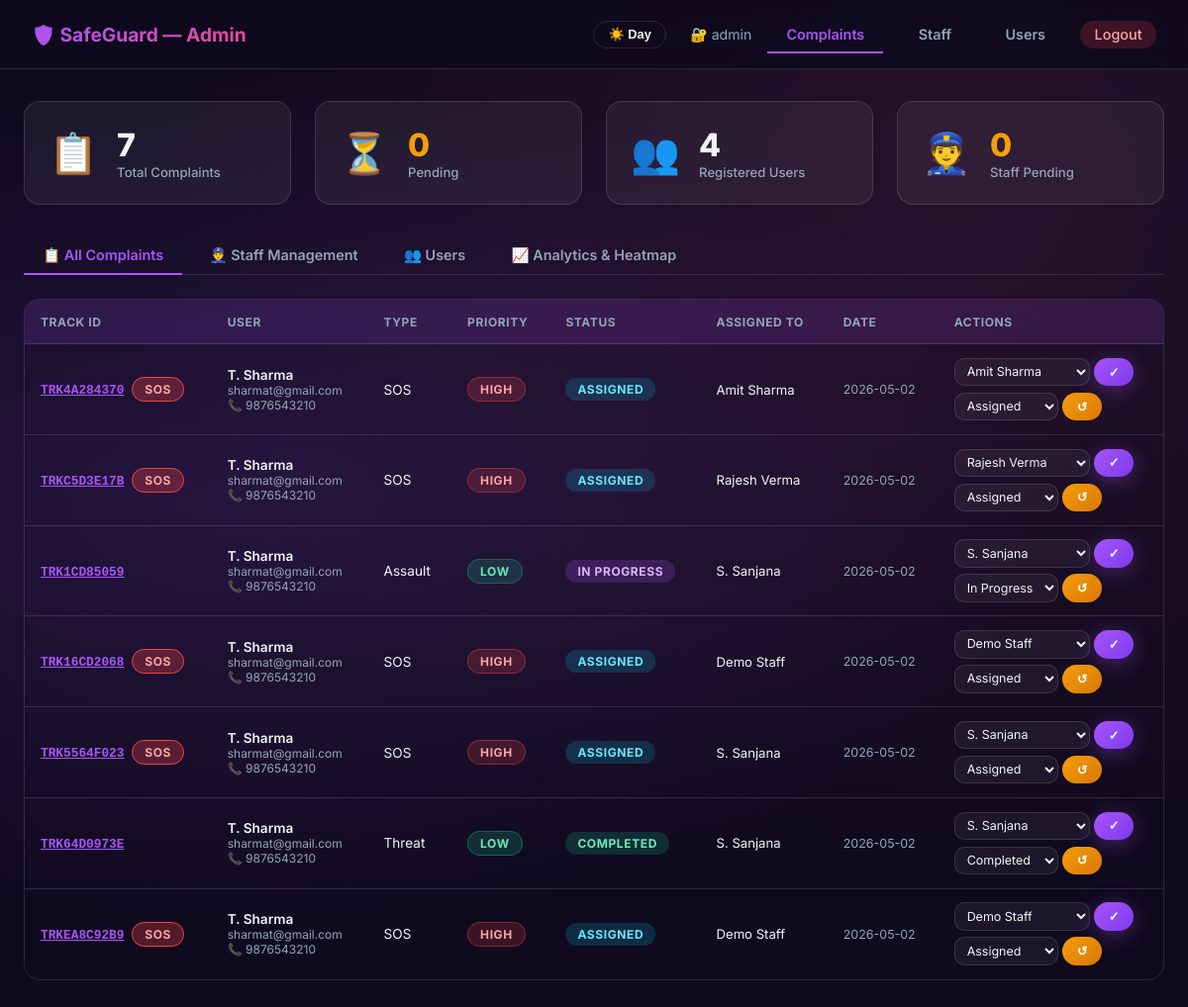
Screenshot of /dashboard/admin (signed in) with the database file from the repository.
### tables this page shows
CREATE TABLE complaints (
            id               INTEGER PRIMARY KEY AUTOINCREMENT,
            track_id         TEXT UNIQUE NOT NULL,
            user_id          INTEGER NOT NULL,
            type             TEXT,
            description      TEXT,
            incident_details TEXT,
            num_people       INTEGER DEFAULT 0,
            witness          TEXT DEFAULT 'No',
            witness_desc     TEXT,
            date_of_incident TEXT,
            media_path       TEXT,
            latitude         REAL,
            longitude        REAL,
            priority         TEXT DEFAULT 'LOW',
            status           TEXT DEFAULT 'Pending',
            assigned_staff_id INTEGER,
            is_sos           INTEGER DEFAULT 0,
            is_suspicious    INTEGER DEFAULT 0,
            created_at       DATETIME DEFAULT CURRENT_TIMESTAMP,
            FOREIGN KEY (user_id)          REFERENCES users(id),
            FOREIGN KEY (assigned_staff_id) REFERENCES staff(id)
        );

CREATE TABLE users (
            id                INTEGER PRIMARY KEY AUTOINCREMENT,
            full_name         TEXT NOT NULL,
            username          TEXT UNIQUE NOT NULL,
            email             TEXT UNIQUE NOT NULL,
            phone             TEXT NOT NULL,
            address           TEXT,
            age               INTEGER,
            gender            TEXT,
            occupation        TEXT,
            emergency_contact TEXT,
            password_hash     TEXT NOT NULL,
            created_at        DATETIME DEFAULT CURRENT_TIMESTAMP
        );

CREATE TABLE staff (
            id              INTEGER PRIMARY KEY AUTOINCREMENT,
            full_name       TEXT NOT NULL,
            email           TEXT UNIQUE NOT NULL,
            phone           TEXT NOT NULL,
            age             INTEGER,
            gender          TEXT,
            address         TEXT,
            occupation      TEXT,
            aadhar_number   TEXT,
            id_proof_path   TEXT,
            experience      TEXT,
            password_hash   TEXT NOT NULL,
            status          TEXT DEFAULT 'pending',
            created_at      DATETIME DEFAULT CURRENT_TIMESTAMP
        );

### app.py (the view)
@app.route("/dashboard/admin")
@admin_required
def dashboard_admin():
    db = get_db()
    complaints = db.execute("""
        SELECT c.*, u.full_name as user_name, u.phone as user_phone,
               u.email as user_email, u.address as user_address,
               s.full_name as staff_name
        FROM complaints c
        JOIN users u ON c.user_id = u.id
        LEFT JOIN staff s ON c.assigned_staff_id = s.id
        ORDER BY c.created_at DESC
    """).fetchall()
    staff_list = db.execute(
        "SELECT * FROM staff ORDER BY created_at DESC"
    ).fetchall()
    approved_staff = db.execute(
        "SELECT * FROM staff WHERE status = 'approved'"
    ).fetchall()
    total_complaints  = db.execute("SELECT COUNT(*) FROM complaints").fetchone()[0]
    pending_complaints = db.execute("SELECT COUNT(*) FROM complaints WHERE status='Pending'").fetchone()[0]
    total_users       = db.execute("SELECT COUNT(*) FROM users").fetchone()[0]
    pending_staff     = db.execute("SELECT COUNT(*) FROM staff WHERE status='pending'").fetchone()[0]
    users_list = db.execute("SELECT * FROM users ORDER BY created_at DESC").fetchall()
    db.close()
    return render_template("dashboard_admin.html",
                           complaints=complaints,
                           staff_list=staff_list,
                           approved_staff=approved_staff,
                           users_list=users_list,
                           stats={
                               "total_complaints":  total_complaints,
                               "pending_complaints": pending_complaints,
                               "total_users":       total_users,
                               "pending_staff":     pending_staff
                           })

### app.py (called while the page is built)
def admin_required(f):
    @wraps(f)
    def decorated(*args, **kwargs):
        if "admin_id" not in session:
            flash("Access denied. Admin login required.", "danger")
            return redirect(url_for("admin_login"))
        return f(*args, **kwargs)
    return decorated

### database.py (called while the page is built)
def get_db():
    conn = sqlite3.connect(DB_PATH, timeout=20, check_same_thread=False)
    conn.row_factory = sqlite3.Row
    conn.execute("PRAGMA foreign_keys = ON")
    return conn

### templates/dashboard_admin.html (shortened to what this page needs)
<!DOCTYPE html>
<html lang="en">
<head>
<link rel="stylesheet" href="{{ url_for('static', filename='css/style.css') }}">
<link rel="stylesheet" href="https://unpkg.com/leaflet@1.9.4/dist/leaflet.css"/>
</head>
<body>
<nav class="navbar">
  <a href="#" class="navbar-brand">🛡️ SafeGuard — Admin</a>
  <div class="navbar-links">
    <span style="color:var(--text-secondary);font-size:0.88rem;">🔐 {{ session.admin_name }}</span>
    <button class="tab-btn active" data-tab="tab-complaints" onclick="showTab('tab-complaints',this)">Complaints</button>
    <button class="tab-btn" data-tab="tab-staff" onclick="showTab('tab-staff',this)">Staff</button>
    <button class="tab-btn" data-tab="tab-users" onclick="showTab('tab-users',this)">Users</button>
    <a href="{{ url_for('logout') }}" class="btn btn-sm" style="background:rgba(239,68,68,0.2);color:#fca5a5;">Logout</a>
  </div>
</nav>
<div class="page-container">
  <div class="dashboard-grid" style="margin-bottom:2rem;">
    <div class="stat-card">
      <div class="stat-icon">📋</div>
      <div><div class="stat-value">{{ stats.total_complaints }}</div><div class="stat-label">Total Complaints</div></div>
    </div>
    <div class="stat-card">
      <div class="stat-icon">⏳</div>
      <div><div class="stat-value" style="color:var(--warning);">{{ stats.pending_complaints }}</div><div class="stat-label">Pending</div></div>
    </div>
    <div class="stat-card">
      <div class="stat-icon">👥</div>
      <div><div class="stat-value">{{ stats.total_users }}</div><div class="stat-label">Registered Users</div></div>
    </div>
    <div class="stat-card">
      <div class="stat-icon">👮</div>
      <div><div class="stat-value" style="color:var(--warning);">{{ stats.pending_staff }}</div><div class="stat-label">Staff Pending</div></div>
    </div>
  </div>
  <div class="tabs" style="margin-bottom:1.5rem;">
    <button class="tab-btn active" onclick="showTab('tab-complaints',this)">📋 All Complaints</button>
    <button class="tab-btn" onclick="showTab('tab-staff',this)">👮 Staff Management</button>
    <button class="tab-btn" onclick="showTab('tab-users',this)">👥 Users</button>
    <button class="tab-btn" onclick="showTab('tab-analytics',this)">📈 Analytics & Heatmap</button>
  </div>
  <div id="tab-complaints" class="tab-content active" style="display: block;">
    <div class="table-wrapper">
      <table>
        <thead>
          <tr>
            <th>Track ID</th>
            <th>User</th>
            <th>Type</th>
            <th>Priority</th>
            <th>Status</th>
            <th>Assigned To</th>
            <th>Date</th>
            <th>Actions</th>
          </tr>
        </thead>
        <tbody>
          {% for c in complaints %}
          <tr>
            <td>
              <a href="javascript:void(0)" onclick="openModal({{ c.id }})" style="color:var(--primary);font-size:0.8rem;text-decoration:underline;font-weight:bold;font-family:monospace;">{{ c.track_id }}</a>
              {% if c.is_sos %}<span class="badge badge-sos" style="margin-left:4px;">SOS</span>{% endif %}
            </td>
            <td>
              <div style="font-weight:600;font-size:0.85rem;">{{ c.user_name }}</div>
              <div style="color:var(--text-secondary);font-size:0.75rem;">{{ c.user_email }}</div>
              <div style="color:var(--text-secondary);font-size:0.75rem;">📞 {{ c.user_phone }}</div>
            </td>
            <td style="font-size:0.85rem;">{{ c.type or '—' }}</td>
            <td><span class="badge badge-{{ c.priority|lower }}">{{ c.priority }}</span></td>
            <td>
              {% if c.status == 'Pending' %}<span class="badge badge-pending">Pending</span>
              {% elif c.status == 'Assigned' %}<span class="badge badge-assigned">Assigned</span>
              {% elif c.status in ['Accepted','In Progress'] %}<span class="badge badge-progress">{{ c.status }}</span>
              {% elif c.status == 'Completed' %}<span class="badge badge-completed">Completed</span>
              {% else %}<span class="badge">{{ c.status }}</span>{% endif %}
            </td>
            <td style="font-size:0.82rem;">{{ c.staff_name or '—' }}</td>
            <td style="font-size:0.78rem;color:var(--text-secondary);">{{ c.created_at[:10] }}</td>
            <td>
              <div style="display:flex;flex-direction:column;gap:0.4rem;">
                <form method="POST" action="{{ url_for('assign_staff') }}" style="display:flex;gap:0.3rem;" onsubmit="return validateAssign(this)">
                  {% if approved_staff %}
                  <select name="staff_id" class="form-control" style="width:auto;font-size:0.78rem;padding:0.3rem 0.5rem;">
                    {% for s in approved_staff %}
                    <option value="{{ s.id }}" {{ 'selected' if c.assigned_staff_id == s.id }}>{{ s.full_name }}</option>
                    {% endfor %}
                  </select>
                  <button type="submit" class="btn btn-sm btn-primary" title="Assign selected staff">✓</button>
                  {% else %}
                  <span style="font-size:0.75rem;color:var(--warning);padding:0.3rem 0;">No approved staff yet</span>
                  {% endif %}
                </form>
                <form method="POST" action="{{ url_for('admin_change_status') }}" style="display:flex;gap:0.3rem;">
                  <select name="status" class="form-control" style="width:auto;font-size:0.78rem;padding:0.3rem 0.5rem;">
                    <option {{ 'selected' if c.status=='Assigned' }}>Assigned</option>
                    <option {{ 'selected' if c.status=='In Progress' }}>In Progress</option>
                    <option {{ 'selected' if c.status=='Completed' }}>Completed</option>
                  </select>
                  <button type="submit" class="btn btn-sm btn-warning">↺</button>
                </form>
              </div>
            </td>
          </tr>
          {% else %}
          <tr><td colspan="8" style="text-align:center;color:var(--text-secondary);padding:2rem;">No complaints yet.</td></tr>
          {% endfor %}
        </tbody>
      </table>
    </div>
  </div>
</div>
</body>
</html>

### rows the page displays
complaints: track_id "TRK4A284370", is_sos "SOS", user_name "T. Sharma", user_email "sharmat@gmail.com", user_phone "9876543210", type "SOS", priority "HIGH", status "ASSIGNED", full_name "Amit Sharma", created_at "2026-05-02"
complaints: track_id "TRKC5D3E17B", is_sos "SOS", user_name "T. Sharma", user_email "sharmat@gmail.com", user_phone "9876543210", type "SOS", priority "HIGH", status "ASSIGNED", full_name "Rajesh Verma", created_at "2026-05-02"
complaints: track_id "TRK1CD85059", user_name "T. Sharma", user_email "sharmat@gmail.com", user_phone "9876543210", type "Assault", priority "LOW", status "IN PROGRESS", full_name "S. Sanjana", created_at "2026-05-02"
complaints: track_id "TRK16CD2068", is_sos "SOS", user_name "T. Sharma", user_email "sharmat@gmail.com", user_phone "9876543210", type "SOS", priority "HIGH", status "ASSIGNED", full_name "Demo Staff", created_at "2026-05-02"
complaints: track_id "TRK5564F023", is_sos "SOS", user_name "T. Sharma", user_email "sharmat@gmail.com", user_phone "9876543210", type "SOS", priority "HIGH", status "ASSIGNED", full_name "S. Sanjana", created_at "2026-05-02"
complaints: track_id "TRK64D0973E", user_name "T. Sharma", user_email "sharmat@gmail.com", user_phone "9876543210", type "Threat", priority "LOW", status "COMPLETED", full_name "S. Sanjana", created_at "2026-05-02"
complaints: track_id "TRKEA8C92B9", is_sos "SOS", user_name "T. Sharma", user_email "sharmat@gmail.com", user_phone "9876543210", type "SOS", priority "HIGH", status "ASSIGNED", full_name "Demo Staff", created_at "2026-05-02"

### other values shown
{{ session.admin_name }} "admin"
{{ stats.total_complaints }} "7"
{{ stats.pending_complaints }} "0"
{{ stats.total_users }} "4"
{{ stats.pending_staff }} "0"
form field staff_id "Amit Sharma"
form field staff_id "Rajesh Verma"
form field staff_id "S. Sanjana"
form field staff_id "Demo Staff"
